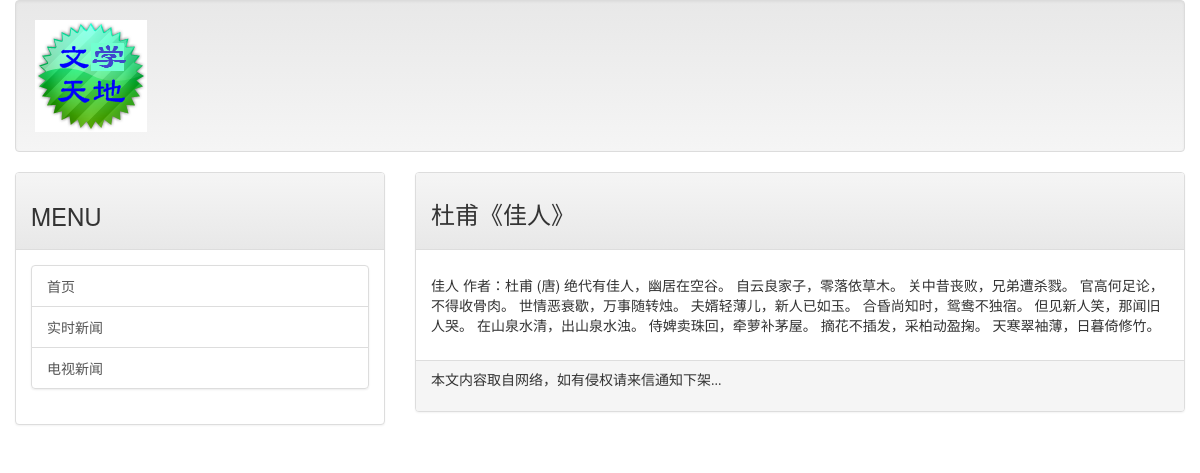
Page /post/dufu01 on the committed database.
### mainsite/models.py (models this page shows, shortened)
class Post(models.Model):
    title = models.CharField(max_length=200)
    slug = models.CharField(max_length=200)
    body = models.TextField()
    pub_date = models.DateTimeField(default=timezone.now)
    class meta:
        ordering = ('-pub_date',)

### mainsite/views.py (the view)
# urls.py: url(r'^post/(\w+)$', showpost),
def showpost(request, slug):
	template = get_template('post.html')
	try:
		post = Post.objects.get(slug=slug)
		if post != None:
			html = template.render(locals())
			return HttpResponse(html)
	except:
		return redirect('/')

### templates/post.html (shortened to what this page needs)
{% extends 'base.html' %}
{% load markdown_deux_tags %}
{% block headmessage %}
	<h3 style='font-family:微软雅黑;'>{{ post.title }}</h3>
{% endblock %}
{% block content %}
	<p style='font-family:微软雅黑;font-size:12pt;letter-spacing:2pt;'>
		{{ post.body | markdown }}</a>
	</p>
{% endblock %}

### rows in the picture
Post: title "杜甫《佳人》", body "佳人 作者：杜甫 (唐) 绝代有佳人，幽居在空谷。 自云良家子，零落依草木。 关中昔丧败，兄弟遭杀戮。 官高何足论，不得收骨肉。 世情恶衰歇，万事随转烛。 夫婿轻薄儿，新人已如玉。 合昏尚知时，鸳鸯不独宿。 但见新人笑，那闻旧人哭。 在山泉水清，出山泉水浊。 侍婢卖珠回，牵萝补茅屋。 摘花不插发，采柏动盈掬。 天寒翠袖薄，日暮倚修竹。"
